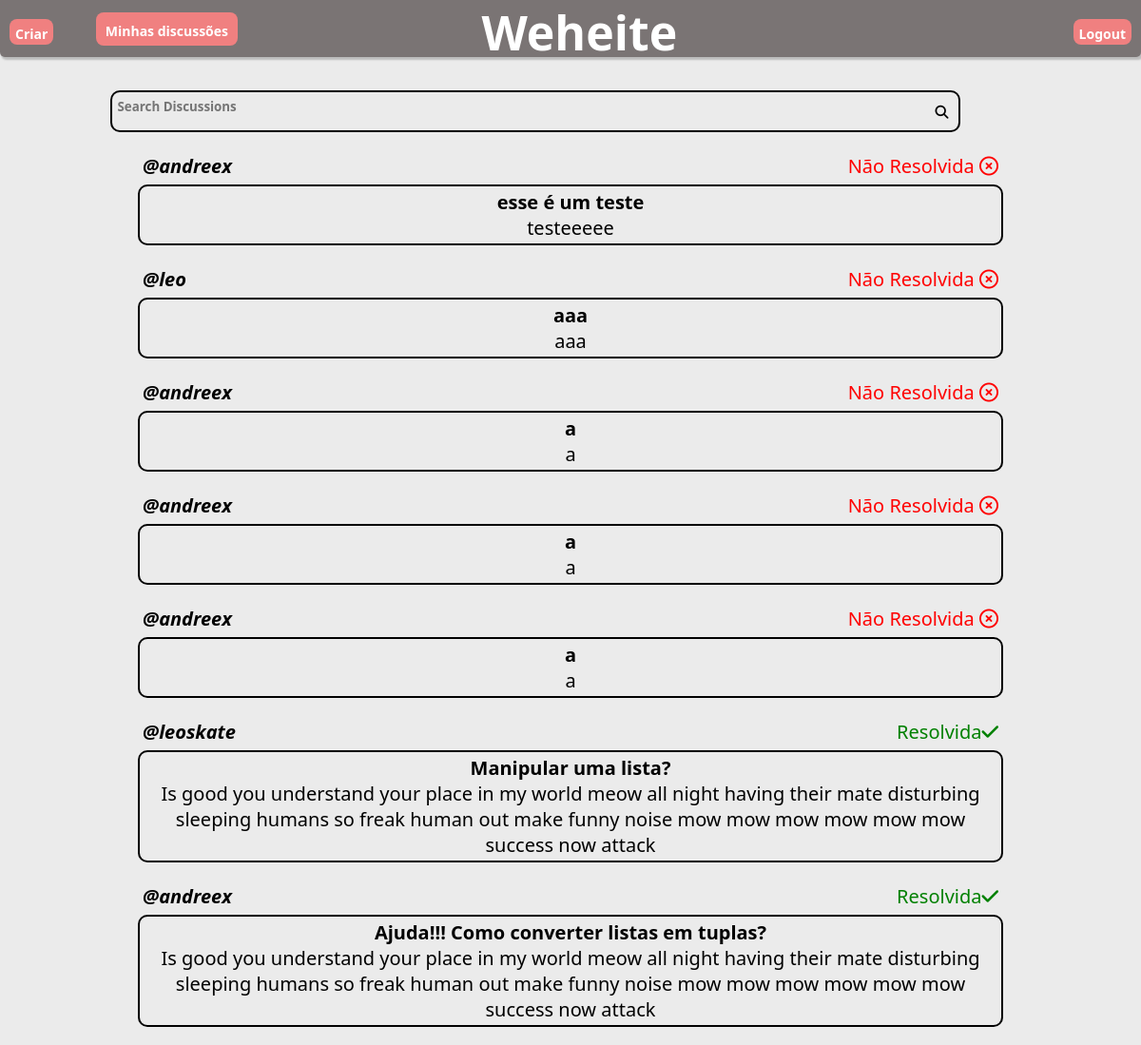
The page / (signed in) on the database as committed earlier.
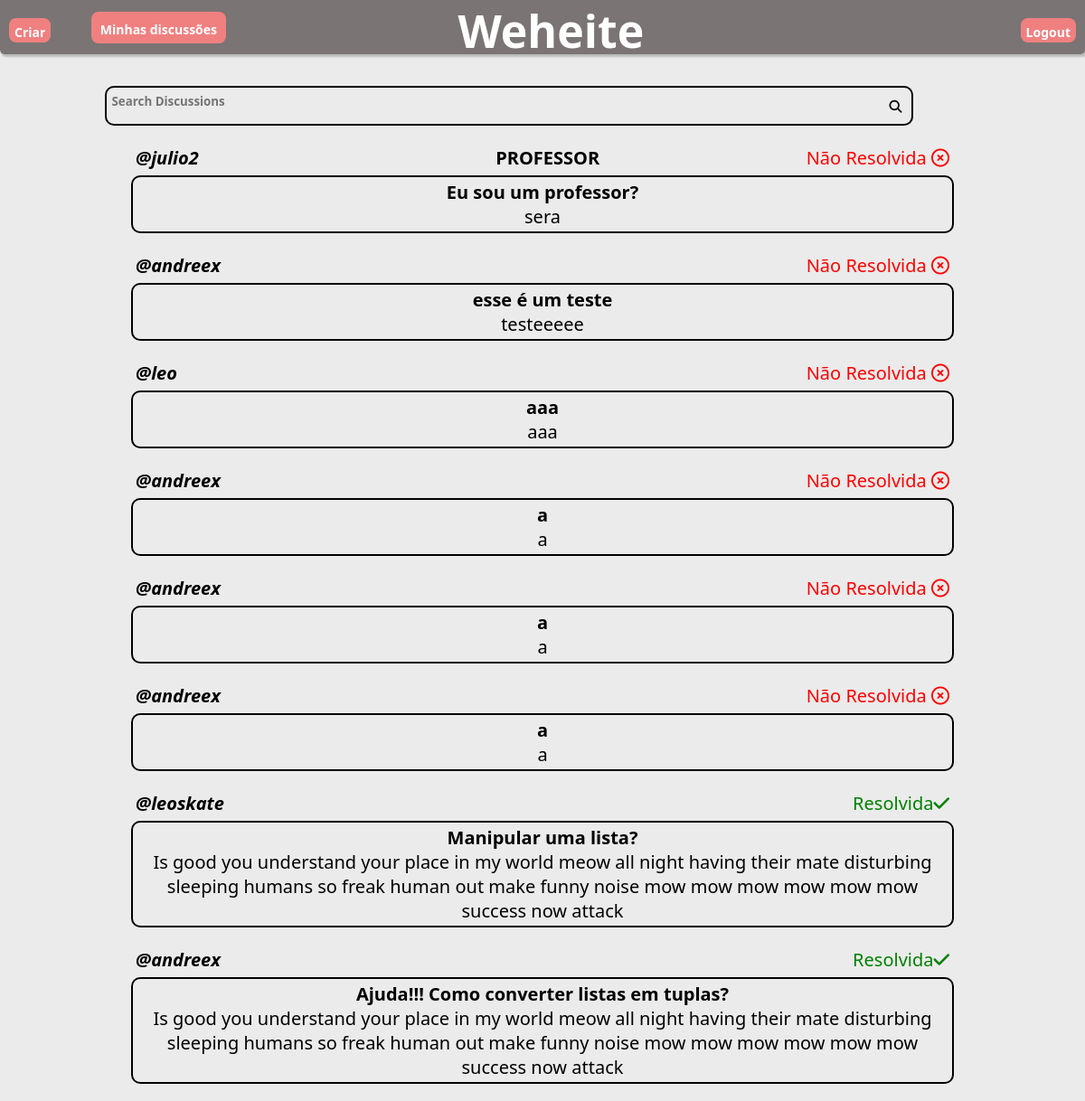
The same page on the database as committed later.
### users/models.py (models this page shows, shortened)
class Forum(models.Model):
    autor = models.ForeignKey(User, on_delete=models.SET_NULL,null=True)
    title = models.TextField(max_length=255)
    body = models.TextField(max_length=9999)
    respondida = models.ManyToManyField(User, default=None, blank=True, related_name='respondida')

### users/views.py (the view)
# urls.py: 2. Add a URL to urlpatterns:  path('', views.home, name='home')
def home(request):
    q = request.GET.get('q') if request.GET.get('q') != None else ''
    discussao = Forum.objects.filter(title__icontains=q).order_by("-id")
    context = {'discussao': discussao}
    return render(request, 'users/home.html', context )

### users/templates/users/home.html (shortened to what this page needs)
<!DOCTYPE html>
<html lang="en">
<head>
</head>
<body>
    {% if user.is_authenticated %}
    <header>
        <div class="header-bottoms-left">
            <a class="a3" href="{% url 'forum' %} ">Criar</a>
            <a class="a4" href="{% url 'myDiscs' %} ">Minhas discussões</a>
        </div>
        <h1><a class="a8" href="{% url 'home' %} ">Weheite</a></h1>
        <a class="a2" href="{% url 'logout' %} ">Logout</a>
    </header>
    <br>
    <br>
    <br>
    <br>
    <br>
    <div class="search-bar-position">
        <form method="GET" action="{% url 'home' %}">
            <div class="search-bar-disposition">
                <input type="text" name="q" class="search-bar" placeholder="Search Discussions" />
                <p class="lupa"><i class="fa-solid fa-magnifying-glass"></i></p>
            </div>
        </form>
    </div>
    <br>
    {% for posts in discussao %}
    <div class="footer-content">
        <div class="BoxAutor">
            <a href="{{posts.autor_id}}/profile/" class = "autor"><p><b><i>@{{posts.autor}}</i></b></p></a>
            {% if posts.autor.profile.professor %}
                <p class="professor"><b>PROFESSOR</b></p>
            {% endif %}
            {% if posts.autor in posts.respondida.all %}
            <p class="statusforum" style="color: green; font-size: 20px;">Resolvida<i class="fa-solid fa-check"></i></p>
            {% else %}
            <p class="statusforum" style="color: red; font-size: 20px;">Não Resolvida <i class="fa-regular fa-circle-xmark"></i></p>
            {%endif%}
        </div>
        <div class="BoxContent">
            <a class="a5" href="{{posts.id}}/detailForum/">
                <p><b>{{posts.title}}</b></p>
            </a>
            <p class="TextBody">{{posts.body}}</p>
        </div>
        <br>
    </div>
    {% endfor %}
    {% endif %}
</body>

Rows that differ between the two databases and show on the page:
added Forum: autor "julio2", shows "PROFESSOR", shows "Não Resolvida", title "Eu sou um professor?", body "sera"
